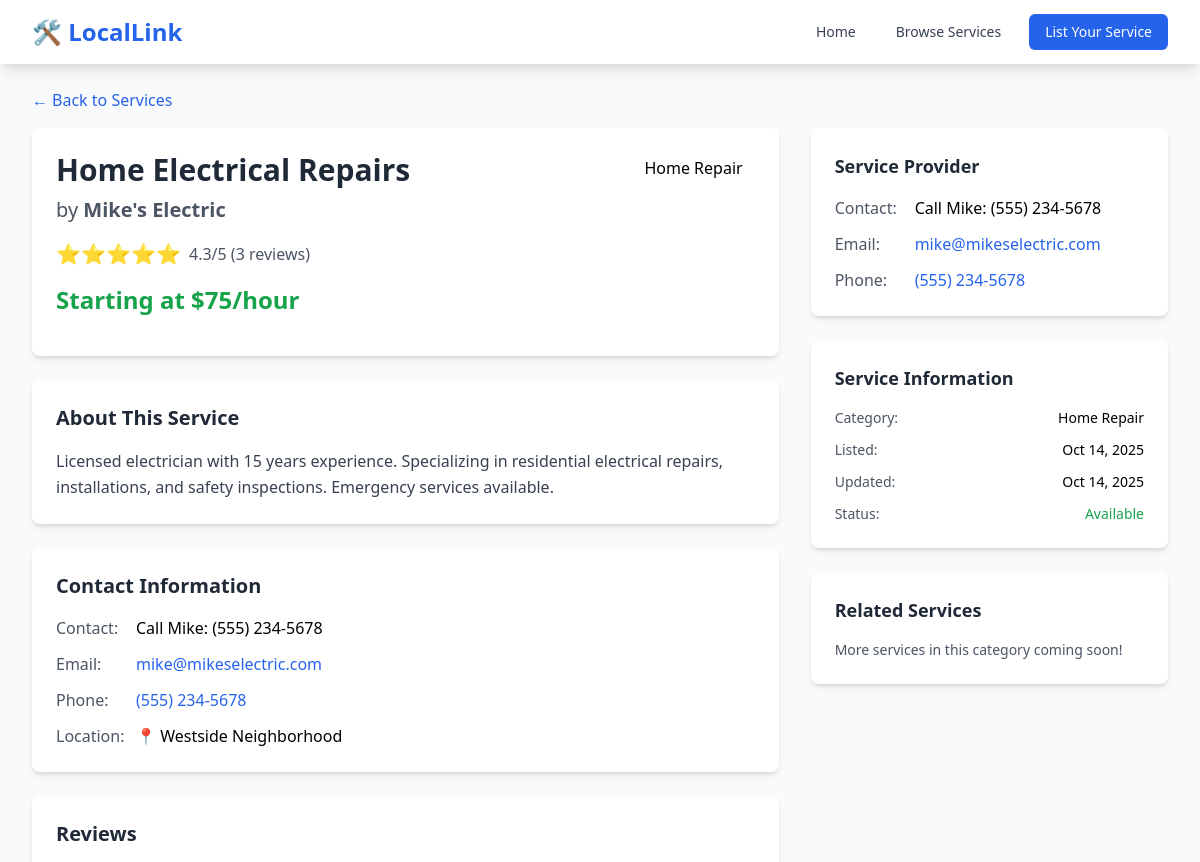
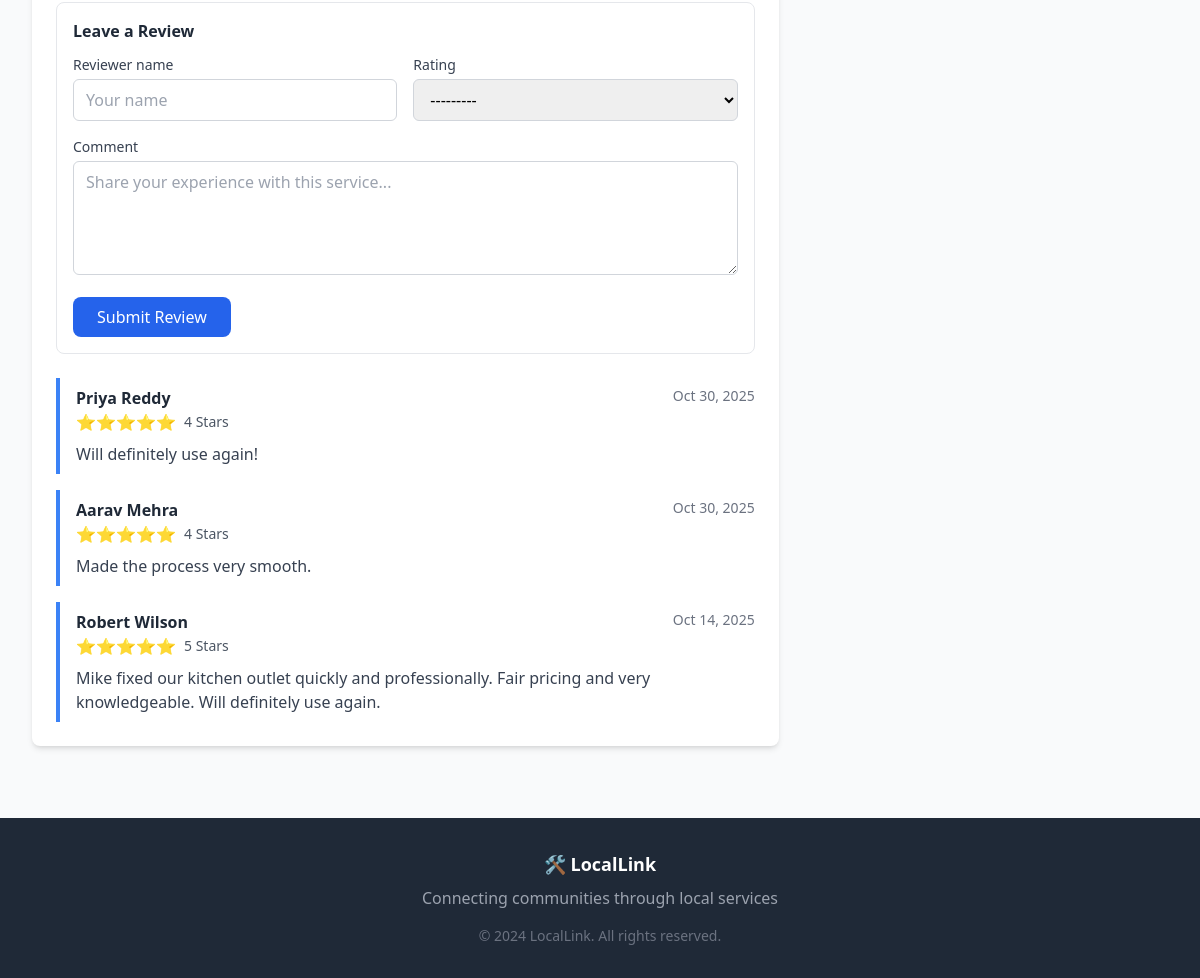
Page /services/2/ on the committed database (2 pictures, top to bottom).
### services/models.py (models this page shows, shortened)
class ServiceListing(models.Model):
    service_name = models.CharField(max_length=200)
    provider_name = models.CharField(max_length=100)
    contact_info = models.CharField(max_length=200)
    email = models.EmailField(blank=True)
    phone = models.CharField(max_length=20, blank=True)
    description = models.TextField()
    location_area = models.CharField(max_length=200)
    latitude = models.FloatField(blank=True, null=True, help_text="Service latitude (for sorting and maps)")
    longitude = models.FloatField(blank=True, null=True, help_text="Service longitude (for sorting and maps)")
    category = models.ForeignKey(Category, on_delete=models.CASCADE, related_name='services')
    price_range = models.CharField(max_length=100, blank=True, help_text="e.g., '$20-50/hour', 'Starting at $30'")
    is_available = models.BooleanField(default=True)
    created_at = models.DateTimeField(auto_now_add=True)
    updated_at = models.DateTimeField(auto_now=True)
    class Meta:
        ordering = ['-created_at']
    @property
    def average_rating(self):
        reviews = self.reviews.all()
        if reviews:
            return round(sum(review.rating for review in reviews) / len(reviews), 1)
        return 0
    @property
    def review_count(self):
        return self.reviews.count()

class Category(models.Model):
    name = models.CharField(max_length=100, unique=True)
    description = models.TextField(blank=True)
    created_at = models.DateTimeField(auto_now_add=True)
    class Meta:
        verbose_name_plural = "Categories"
        ordering = ['name']

class Review(models.Model):
    RATING_CHOICES = [
        (1, '1 Star'),
        (2, '2 Stars'),
        (3, '3 Stars'),
        (4, '4 Stars'),
        (5, '5 Stars'),
    ]
    service_listing = models.ForeignKey(ServiceListing, on_delete=models.CASCADE, related_name='reviews')
    reviewer_name = models.CharField(max_length=100)
    rating = models.IntegerField(choices=RATING_CHOICES, validators=[MinValueValidator(1), MaxValueValidator(5)])
    comment = models.TextField()
    created_at = models.DateTimeField(auto_now_add=True)
    class Meta:
        ordering = ['-created_at']

### services/views.py (the view)
# urls.py: path('services/<int:pk>/', views.service_detail, name='service_detail'),
def service_detail(request, pk):
    service = get_object_or_404(ServiceListing, pk=pk)
    reviews = service.reviews.all()
    if request.method == 'POST':
        form = ReviewForm(request.POST)
        if form.is_valid():
            review = form.save(commit=False)
            review.service_listing = service
            review.save()
            messages.success(request, 'Thank you for your review!')
            return redirect('service_detail', pk=pk)
    else:
        form = ReviewForm()
    context = {
        'service': service,
        'reviews': reviews,
        'form': form,
        'is_owner': is_service_owner(request, service),
    }
    return render(request, 'services/service_detail.html', context)

### services/forms.py
class ReviewForm(forms.ModelForm):
    class Meta:
        model = Review
        fields = ['reviewer_name', 'rating', 'comment']
        widgets = {
            'reviewer_name': forms.TextInput(attrs={
                'class': 'w-full px-3 py-2 border border-gray-300 rounded-md focus:outline-none focus:ring-2 focus:ring-blue-500',
                'placeholder': 'Your name'
            }),
            'rating': forms.Select(attrs={
                'class': 'w-full px-3 py-2 border border-gray-300 rounded-md focus:outline-none focus:ring-2 focus:ring-blue-500'
            }),
            'comment': forms.Textarea(attrs={
                'class': 'w-full px-3 py-2 border border-gray-300 rounded-md focus:outline-none focus:ring-2 focus:ring-blue-500',
                'rows': 4,
                'placeholder': 'Share your experience with this service...'
            }),
        }

### services/views.py (called while the page is built)
def is_service_owner(request, service):
    if 'owned_services' not in request.session:
        return False
    return str(service.pk) in request.session['owned_services']

### templates/services/service_detail.html (shortened to what this page needs)
{% extends 'base.html' %}
{% block content %}
<div class="mb-4">
    <a href="{% url 'service_list' %}" class="text-primary-600 hover:text-primary-700 flex items-center">
        <span class="mr-1">←</span> Back to Services
    </a>
</div>
<div class="grid grid-cols-1 lg:grid-cols-3 gap-8">
    <div class="lg:col-span-2">
        <div class="bg-white rounded-lg shadow-md p-6 mb-6">
            <div class="flex justify-between items-start mb-4">
                <div>
                    <h1 class="text-3xl font-bold text-gray-800 mb-2">{{ service.service_name }}</h1>
                    <p class="text-xl text-gray-600">by <span class="font-semibold">{{ service.provider_name }}</span></p>
                </div>
                <span class="bg-primary-100 text-primary-800 px-3 py-1 rounded-full">{{ service.category.name }}</span>
            </div>
            {% if service.average_rating > 0 %}
            <div class="flex items-center mb-4">
                <div class="flex items-center">
                    {% for i in "12345" %}
                        {% if forloop.counter <= service.average_rating %}
                            <span class="text-yellow-500 text-xl">⭐</span>
                        {% else %}
                            <span class="text-gray-300 text-xl">⭐</span>
                        {% endif %}
                    {% endfor %}
                </div>
                <span class="ml-2 text-gray-600">{{ service.average_rating }}/5 ({{ service.review_count }} review{{ service.review_count|pluralize }})</span>
            </div>
            {% endif %}
            {% if service.price_range %}
            <div class="mb-4">
                <span class="text-2xl font-bold text-green-600">{{ service.price_range }}</span>
            </div>
            {% endif %}
        </div>
        <div class="bg-white rounded-lg shadow-md p-6 mb-6">
            <h2 class="text-xl font-bold text-gray-800 mb-4">About This Service</h2>
            <p class="text-gray-700 leading-relaxed">{{ service.description }}</p>
        </div>
        <div class="bg-white rounded-lg shadow-md p-6 mb-6">
            <h2 class="text-xl font-bold text-gray-800 mb-4">Contact Information</h2>
            <div class="space-y-3">
                <div class="flex items-center">
                    <span class="text-gray-600 w-20">Contact:</span>
                    <span class="font-medium">{{ service.contact_info }}</span>
                </div>
                {% if service.email %}
                <div class="flex items-center">
                    <span class="text-gray-600 w-20">Email:</span>
                    <a href="mailto:{{ service.email }}" class="text-primary-600 hover:text-primary-700">{{ service.email }}</a>
                </div>
                {% endif %}
                {% if service.phone %}
                <div class="flex items-center">
                    <span class="text-gray-600 w-20">Phone:</span>
                    <a href="tel:{{ service.phone }}" class="text-primary-600 hover:text-primary-700">{{ service.phone }}</a>
                </div>
                {% endif %}
                <div class="flex items-center">
                    <span class="text-gray-600 w-20">Location:</span>
                    <span class="font-medium">📍 {{ service.location_area }}</span>
                </div>
            </div>
        </div>
        <div class="bg-white rounded-lg shadow-md p-6">
            <h2 class="text-xl font-bold text-gray-800 mb-4">Reviews</h2>
            <div class="border border-gray-200 rounded-lg p-4 mb-6">
                <h3 class="font-semibold text-gray-800 mb-3">Leave a Review</h3>
                <form method="POST">
                    <div class="grid grid-cols-1 md:grid-cols-2 gap-4 mb-4">
                        <div>
                            <label class="block text-sm font-medium text-gray-700 mb-1">{{ form.reviewer_name.label }}</label>
                            {{ form.reviewer_name }}
                        </div>
                        <div>
                            <label class="block text-sm font-medium text-gray-700 mb-1">{{ form.rating.label }}</label>
                            {{ form.rating }}
                        </div>
                    </div>
                    <div class="mb-4">
                        <label class="block text-sm font-medium text-gray-700 mb-1">{{ form.comment.label }}</label>
                        {{ form.comment }}
                    </div>
                    <button type="submit" class="bg-primary-600 text-white px-6 py-2 rounded-lg hover:bg-primary-700 transition duration-200">
                        Submit Review
                    </button>
                </form>
            </div>
            {% if reviews %}
            <div class="space-y-4">
                {% for review in reviews %}
                <div class="border-l-4 border-primary-500 pl-4 py-2">
                    <div class="flex justify-between items-start mb-2">
                        <div>
                            <h4 class="font-semibold text-gray-800">{{ review.reviewer_name }}</h4>
                            <div class="flex items-center">
                                {% for i in "12345" %}
                                    {% if forloop.counter <= review.rating %}
                                        <span class="text-yellow-500">⭐</span>
                                    {% else %}
                                        <span class="text-gray-300">⭐</span>
                                    {% endif %}
                                {% endfor %}
                                <span class="ml-2 text-sm text-gray-600">{{ review.get_rating_display }}</span>
                            </div>
                        </div>
                        <span class="text-sm text-gray-500">{{ review.created_at|date:"M d, Y" }}</span>
                    </div>
                    <p class="text-gray-700">{{ review.comment }}</p>
                </div>
                {% endfor %}
            </div>
            {% else %}
            <div class="text-center py-8">
                <p class="text-gray-600">No reviews yet. Be the first to review this service!</p>
            </div>
            {% endif %}
        </div>
    </div>
    <div class="lg:col-span-1">
        {% if is_owner %}
        <div class="bg-white rounded-lg shadow-md p-6 mb-6">
            <h3 class="text-lg font-bold text-gray-800 mb-4">Manage Your Service</h3>
            <div class="space-y-3">
                <a href="{% url 'update_service' service.pk %}"
                   class="block w-full bg-yellow-600 text-white text-center py-2 rounded-lg hover:bg-yellow-700 transition duration-200">
                    Edit Service
                </a>
                <a href="{% url 'delete_service' service.pk %}"
                   class="block w-full bg-red-600 text-white text-center py-2 rounded-lg hover:bg-red-700 transition duration-200">
                    Delete Service
                </a>
            </div>
            <div class="mt-4 p-3 bg-blue-50 border border-blue-200 rounded-lg">
                <p class="text-blue-800 text-sm">
                    <strong>Owner:</strong> You created this listing. You can edit or delete it from this session.
                </p>
            </div>
        </div>
        {% else %}
        <div class="bg-white rounded-lg shadow-md p-6 mb-6">
            <h3 class="text-lg font-bold text-gray-800 mb-4">Service Provider</h3>
            <div class="space-y-3">
                <div class="flex items-center">
                    <span class="text-gray-600 w-20">Contact:</span>
                    <span class="font-medium">{{ service.contact_info }}</span>
                </div>
                {% if service.email %}
                <div class="flex items-center">
                    <span class="text-gray-600 w-20">Email:</span>
                    <a href="mailto:{{ service.email }}" class="text-primary-600 hover:text-primary-700">{{ service.email }}</a>
                </div>
                {% endif %}
                {% if service.phone %}
                <div class="flex items-center">
                    <span class="text-gray-600 w-20">Phone:</span>
                    <a href="tel:{{ service.phone }}" class="text-primary-600 hover:text-primary-700">{{ service.phone }}</a>
                </div>
                {% endif %}
            </div>
        </div>
        {% endif %}
        <div class="bg-white rounded-lg shadow-md p-6 mb-6">
            <h3 class="text-lg font-bold text-gray-800 mb-4">Service Information</h3>
            <div class="space-y-3 text-sm">
                <div class="flex justify-between">
                    <span class="text-gray-600">Category:</span>
                    <span class="font-medium">{{ service.category.name }}</span>
                </div>
                <div class="flex justify-between">
                    <span class="text-gray-600">Listed:</span>
                    <span class="font-medium">{{ service.created_at|date:"M d, Y" }}</span>
                </div>
                <div class="flex justify-between">
                    <span class="text-gray-600">Updated:</span>
                    <span class="font-medium">{{ service.updated_at|date:"M d, Y" }}</span>
                </div>
                <div class="flex justify-between">
                    <span class="text-gray-600">Status:</span>
                    <span class="font-medium {% if service.is_available %}text-green-600{% else %}text-red-600{% endif %}">
                        {% if service.is_available %}Available{% else %}Unavailable{% endif %}
                    </span>
                </div>
            </div>
        </div>
        <div class="bg-white rounded-lg shadow-md p-6">
            <h3 class="text-lg font-bold text-gray-800 mb-4">Related Services</h3>
            <p class="text-gray-600 text-sm">More services in this category coming soon!</p>
        </div>
    </div>
</div>
{% endblock %}
{% block extra_scripts %}
<link rel="stylesheet" href="https://unpkg.com/leaflet@1.9.4/dist/leaflet.css" />
{% endblock %}

### rows in the picture
ServiceListing: service_name "Home Electrical Repairs", provider_name "Mike's Electric", category.name "Home Repair", average_rating "4.3", review_count "3", price_range "Starting at $75/hour", description "Licensed electrician with 15 years experience. Specializing in residential electrical repairs, installations, and safety inspections. Emergency services available.", contact_info "Call Mike: (555) 234-5678", email "mike@mikeselectric.com", phone "(555) 234-5678", location_area "Westside Neighborhood", created_at "Oct 14, 2025", updated_at "Oct 14, 2025"
Review: reviewer_name "Priya Reddy", rating "4 Stars", created_at "Oct 30, 2025", comment "Will definitely use again!"
Review: reviewer_name "Aarav Mehra", rating "4 Stars", created_at "Oct 30, 2025", comment "Made the process very smooth."
Review: reviewer_name "Robert Wilson", rating "5 Stars", created_at "Oct 14, 2025", comment "Mike fixed our kitchen outlet quickly and professionally. Fair pricing and very knowledgeable. Will definitely use again."
